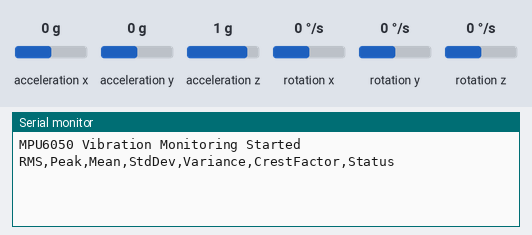
The sketch below on a simulated ESP32. Parts: the last lines printed to the serial monitor. Inputs (shaded band) come from the test bench; at power-on: acceleration x 0 g, acceleration y 0 g, acceleration z 1 g, rotation x 0 °/s, rotation y 0 °/s, rotation z 0 °/s.

Above: at 2.2 s.
2.3 s: acceleration x set to -1.4 g
At 3.2 s:
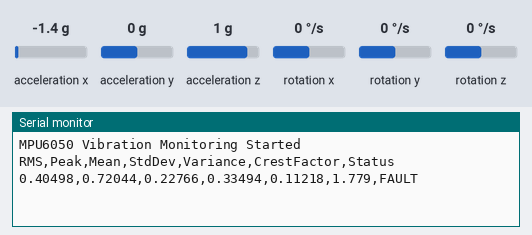
4.4 s: acceleration y set to -1.4 g
At 7.4 s:
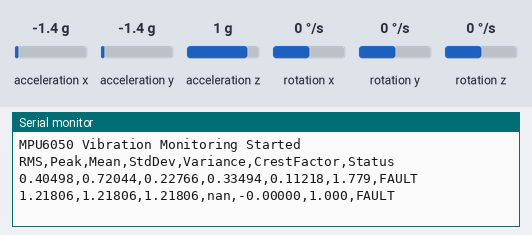

The sketch:

MPU6050.ino
```cpp
#include <Wire.h>
#include <MPU6050.h>

MPU6050 mpu;

const int SAMPLE_COUNT = 500;

void setup() {
  Serial.begin(115200);
  delay(1000);

  Wire.begin(21, 22);
  mpu.initialize();

  Serial.println("MPU6050 Vibration Monitoring Started");
  Serial.println("RMS,Peak,Mean,StdDev,Variance,CrestFactor,Status");
}

void loop() {
  float data[SAMPLE_COUNT];
  float sum = 0;
  float sumSq = 0;
  float peak = 0;

  // Sampling
  for (int i = 0; i < SAMPLE_COUNT; i++) {
    int16_t axRaw, ayRaw, azRaw;
    mpu.getAcceleration(&axRaw, &ayRaw, &azRaw);

    float ax = axRaw / 16384.0;
    float ay = ayRaw / 16384.0;
    float az = azRaw / 16384.0;

    // Resultant acceleration (tanpa gravitasi)
    float resultant = sqrt(ax * ax + ay * ay + az * az) - 1.0;
    if (resultant < 0) resultant = -resultant;

    data[i] = resultant;
    sum += resultant;
    sumSq += resultant * resultant;

    if (resultant > peak) peak = resultant;

    delayMicroseconds(2000);
  }

  // Feature extraction
  float mean = sum / SAMPLE_COUNT;
  float rms = sqrt(sumSq / SAMPLE_COUNT);
  float variance = (sumSq / SAMPLE_COUNT) - (mean * mean);
  float stdDev = sqrt(variance);
  float crestFactor = peak / rms;

  // Status klasifikasi (motor 1 fasa)
  String status;
  if (rms < 0.05) {
    status = "NORMAL";
  } else if (rms < 0.15) {
    status = "WARNING";
  } else {
    status = "FAULT";
  }

  // Output format CSV (DATASET)
  Serial.print(rms, 5); Serial.print(",");
  Serial.print(peak, 5); Serial.print(",");
  Serial.print(mean, 5); Serial.print(",");
  Serial.print(stdDev, 5); Serial.print(",");
  Serial.print(variance, 5); Serial.print(",");
  Serial.print(crestFactor, 3); Serial.print(",");
  Serial.println(status);

  delay(2000);
}
```

Measured:
- after the input at 2.3 s, the serial monitor: prints a new line after 0.60 s (image 1)
- after the input at 4.4 s, the serial monitor: prints a new line after 2.4 s (image 2)
